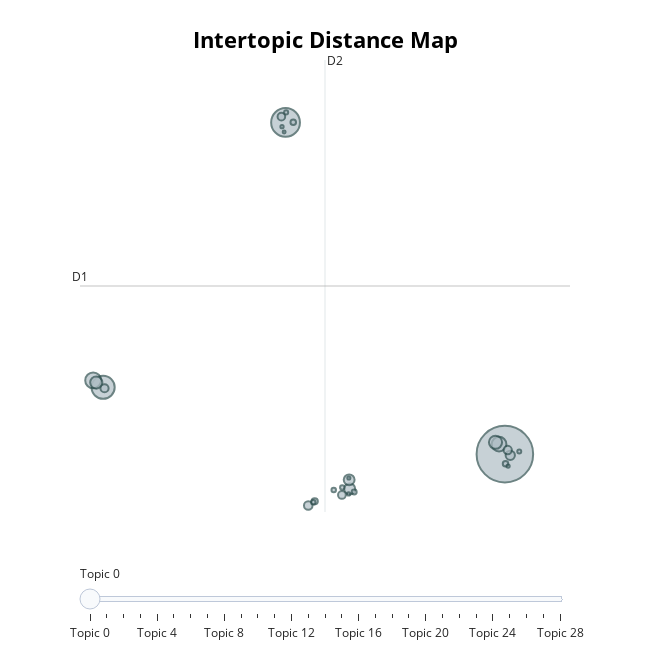

The code cell stored with this chart in its notebook:
### Code cell
neg_topic_model = neg_topic_model.reduce_topics(neg_docs, nr_topics=30)
neg_topic_model.visualize_topics()

### Figure 1 — Plotly figure (JSON) as saved in the notebook; plotly's stock layout.template omitted (floating-point values rounded to 4 significant figures)
{"data": [{"customdata": [[0, "enemy | boss | play | like | time", 3628], [1, "suck | shit | don | ass | fuck", 940], [2, "bad | series | play | terrible | good", 607], [3, "trash | garbage | refund | waste | money", 286], [4, "ban | server | online | multiplayer | fix", 244], [5, "save | screen | cloud | crash | fix", 196], [6, "dogshit | dog | poo | fart | shit", 168], [7, "demon | ganke | smelter | gank | dragon", 137], [8, "skip | edit | achievement | finish | play", 133], [9, "fromsoft | server | turn | darksouls | fromsoftware", 98], [10, "de | jogo | que | bir | en", 83], [11, "hitboxe | box | hit | hitbox | shitty", 78], [12, "hate | fucking | gamei | dislike | love", 76], [13, "cancer | pain | depression | give | masochist", 68], [14, "fun | boring | not | enime | hard", 66], [15, "sux | janky | jank | solaire | definition", 44], [16, "nah | nope | yes | dude | bru", 35], [17, "clunky | movement | compare | feel | bear", 34], [18, "iron | harvest | valley | irrrronrn | dranglic", 28], [19, "frigid | outskirt | google | lagswitch | cocksucke", 23], [20, "mid | middd | crem | asf | pinnacle", 22], [21, "amana | shrine | iron | amala | exile", 21], [22, "worth | price | dime | luckily | annoying", 19], [23, "adp | suck | strong | fkin | spambushe", 18], [24, "ass | staight | fucking | fuck | ", 12], [25, "adaptability | brrrrr | remotely | suffer | exist", 12], [26, "herald | emerald | tho | hngggg | toothed", 12], [27, "bore | boring | jus | ahh | little", 11], [28, "zzzzzzzzzzzzzzzzzzzzzzzzzzzzzzzz | wwwwwwwwwwwwwwwwwwwwwwwwwwwwwwwwwwwwwwwwwww | tmr | lllllllllllllllllllllllllllllllllllllllllllllllllllllllllllllllllllllllllllllllllllllllll | hhahahhahahaahaahahahahahahahahahahahahaha", 10]], "hovertemplate": "<b>Topic %{customdata[0]}</b><br>%{customdata[1]}<br>Size: %{customdata[2]}", "legendgroup": "", "marker": {"color": "#B0BEC5", "line": {"color": "DarkSlateGrey", "width": 2}, "size": [3628, 940, 607, 286, 244, 196, 168, 137, 133, 98, 83, 78, 76, 68, 66, 44, 35, 34, 28, 23, 22, 21, 19, 18, 12, 12, 12, 11, 10], "sizemode": "area", "sizeref": 2.268, "symbol": "circle"}, "mode": "markers", "name": "", "orientation": "v", "showlegend": false, "type": "scatter", "x": [14.63, 4.723, -3.517, -3.966, 14.36, 14.2, -3.826, 7.62, 7.595, 14.87, 5.748, 14.76, -3.453, 7.268, 4.534, 6.039, 5.07, 14.66, 7.822, 6.899, 5.973, 7.282, 4.749, 15.28, 4.563, 14.77, 7.57, 7.581, 4.659], "xaxis": "x", "y": [0.4872, 22.24, 4.87, 5.32, 1.143, 1.264, 5.18, -1.791, -1.196, 0.4102, -2.875, 0.7568, 4.806, -2.19, 22.61, -2.605, 22.24, -0.1498, -1.998, -1.864, -2.666, -1.699, 22.89, 0.6547, 21.96, -0.2913, -2.122, -1.078, 21.61], "yaxis": "y"}], "layout": {"annotations": [{"showarrow": false, "text": "D1", "x": -4.561, "y": 11.51, "yshift": 10}, {"showarrow": false, "text": "D2", "x": 6.504, "xshift": 10, "y": 26.33}], "height": 650, "hoverlabel": {"bgcolor": "white", "font": {"family": "Rockwell", "size": 16}}, "legend": {"itemsizing": "constant", "tracegroupgap": 0}, "margin": {"t": 60}, "shapes": [{"line": {"color": "#CFD8DC", "width": 2}, "type": "line", "x0": 6.504, "x1": 6.504, "y0": -3.307, "y1": 26.33}, {"line": {"color": "#9E9E9E", "width": 2}, "type": "line", "x0": -4.561, "x1": 17.57, "y0": 11.51, "y1": 11.51}], "sliders": [{"active": 0, "pad": {"t": 50}, "steps": [{"args": [{"marker.color": [["red", "#B0BEC5", "#B0BEC5", "#B0BEC5", "#B0BEC5", "#B0BEC5", "#B0BEC5", "#B0BEC5", "#B0BEC5", "#B0BEC5", "#B0BEC5", "#B0BEC5", "#B0BEC5", "#B0BEC5", "#B0BEC5", "#B0BEC5", "#B0BEC5", "#B0BEC5", "#B0BEC5", "#B0BEC5", "#B0BEC5", "#B0BEC5", "#B0BEC5", "#B0BEC5", "#B0BEC5", "#B0BEC5", "#B0BEC5", "#B0BEC5", "#B0BEC5"]]}], "label": "Topic 0", "method": "update"}, {"args": [{"marker.color": [["#B0BEC5", "red", "#B0BEC5", "#B0BEC5", "#B0BEC5", "#B0BEC5", "#B0BEC5", "#B0BEC5", "#B0BEC5", "#B0BEC5", "#B0BEC5", "#B0BEC5", "#B0BEC5", "#B0BEC5", "#B0BEC5", "#B0BEC5", "#B0BEC5", "#B0BEC5", "#B0BEC5", "#B0BEC5", "#B0BEC5", "#B0BEC5", "#B0BEC5", "#B0BEC5", "#B0BEC5", "#B0BEC5", "#B0BEC5", "#B0BEC5", "#B0BEC5"]]}], "label": "Topic 1", "method": "update"}, {"args": [{"marker.color": [["#B0BEC5", "#B0BEC5", "red", "#B0BEC5", "#B0BEC5", "#B0BEC5", "#B0BEC5", "#B0BEC5", "#B0BEC5", "#B0BEC5", "#B0BEC5", "#B0BEC5", "#B0BEC5", "#B0BEC5", "#B0BEC5", "#B0BEC5", "#B0BEC5", "#B0BEC5", "#B0BEC5", "#B0BEC5", "#B0BEC5", "#B0BEC5", "#B0BEC5", "#B0BEC5", "#B0BEC5", "#B0BEC5", "#B0BEC5", "#B0BEC5", "#B0BEC5"]]}], "label": "Topic 2", "method": "update"}, {"args": [{"marker.color": [["#B0BEC5", "#B0BEC5", "#B0BEC5", "red", "#B0BEC5", "#B0BEC5", "#B0BEC5", "#B0BEC5", "#B0BEC5", "#B0BEC5", "#B0BEC5", "#B0BEC5", "#B0BEC5", "#B0BEC5", "#B0BEC5", "#B0BEC5", "#B0BEC5", "#B0BEC5", "#B0BEC5", "#B0BEC5", "#B0BEC5", "#B0BEC5", "#B0BEC5", "#B0BEC5", "#B0BEC5", "#B0BEC5", "#B0BEC5", "#B0BEC5", "#B0BEC5"]]}], "label": "Topic 3", "method": "update"}, {"args": [{"marker.color": [["#B0BEC5", "#B0BEC5", "#B0BEC5", "#B0BEC5", "red", "#B0BEC5", "#B0BEC5", "#B0BEC5", "#B0BEC5", "#B0BEC5", "#B0BEC5", "#B0BEC5", "#B0BEC5", "#B0BEC5", "#B0BEC5", "#B0BEC5", "#B0BEC5", "#B0BEC5", "#B0BEC5", "#B0BEC5", "#B0BEC5", "#B0BEC5", "#B0BEC5", "#B0BEC5", "#B0BEC5", "#B0BEC5", "#B0BEC5", "#B0BEC5", "#B0BEC5"]]}], "label": "Topic 4", "method": "update"}, {"args": [{"marker.color": [["#B0BEC5", "#B0BEC5", "#B0BEC5", "#B0BEC5", "#B0BEC5", "red", "#B0BEC5", "#B0BEC5", "#B0BEC5", "#B0BEC5", "#B0BEC5", "#B0BEC5", "#B0BEC5", "#B0BEC5", "#B0BEC5", "#B0BEC5", "#B0BEC5", "#B0BEC5", "#B0BEC5", "#B0BEC5", "#B0BEC5", "#B0BEC5", "#B0BEC5", "#B0BEC5", "#B0BEC5", "#B0BEC5", "#B0BEC5", "#B0BEC5", "#B0BEC5"]]}], "label": "Topic 5", "method": "update"}, {"args": [{"marker.color": [["#B0BEC5", "#B0BEC5", "#B0BEC5", "#B0BEC5", "#B0BEC5", "#B0BEC5", "red", "#B0BEC5", "#B0BEC5", "#B0BEC5", "#B0BEC5", "#B0BEC5", "#B0BEC5", "#B0BEC5", "#B0BEC5", "#B0BEC5", "#B0BEC5", "#B0BEC5", "#B0BEC5", "#B0BEC5", "#B0BEC5", "#B0BEC5", "#B0BEC5", "#B0BEC5", "#B0BEC5", "#B0BEC5", "#B0BEC5", "#B0BEC5", "#B0BEC5"]]}], "label": "Topic 6", "method": "update"}, {"args": [{"marker.color": [["#B0BEC5", "#B0BEC5", "#B0BEC5", "#B0BEC5", "#B0BEC5", "#B0BEC5", "#B0BEC5", "red", "#B0BEC5", "#B0BEC5", "#B0BEC5", "#B0BEC5", "#B0BEC5", "#B0BEC5", "#B0BEC5", "#B0BEC5", "#B0BEC5", "#B0BEC5", "#B0BEC5", "#B0BEC5", "#B0BEC5", "#B0BEC5", "#B0BEC5", "#B0BEC5", "#B0BEC5", "#B0BEC5", "#B0BEC5", "#B0BEC5", "#B0BEC5"]]}], "label": "Topic 7", "method": "update"}, {"args": [{"marker.color": [["#B0BEC5", "#B0BEC5", "#B0BEC5", "#B0BEC5", "#B0BEC5", "#B0BEC5", "#B0BEC5", "#B0BEC5", "red", "#B0BEC5", "#B0BEC5", "#B0BEC5", "#B0BEC5", "#B0BEC5", "#B0BEC5", "#B0BEC5", "#B0BEC5", "#B0BEC5", "#B0BEC5", "#B0BEC5", "#B0BEC5", "#B0BEC5", "#B0BEC5", "#B0BEC5", "#B0BEC5", "#B0BEC5", "#B0BEC5", "#B0BEC5", "#B0BEC5"]]}], "label": "Topic 8", "method": "update"}, {"args": [{"marker.color": [["#B0BEC5", "#B0BEC5", "#B0BEC5", "#B0BEC5", "#B0BEC5", "#B0BEC5", "#B0BEC5", "#B0BEC5", "#B0BEC5", "red", "#B0BEC5", "#B0BEC5", "#B0BEC5", "#B0BEC5", "#B0BEC5", "#B0BEC5", "#B0BEC5", "#B0BEC5", "#B0BEC5", "#B0BEC5", "#B0BEC5", "#B0BEC5", "#B0BEC5", "#B0BEC5", "#B0BEC5", "#B0BEC5", "#B0BEC5", "#B0BEC5", "#B0BEC5"]]}], "label": "Topic 9", "method": "update"}, {"args": [{"marker.color": [["#B0BEC5", "#B0BEC5", "#B0BEC5", "#B0BEC5", "#B0BEC5", "#B0BEC5", "#B0BEC5", "#B0BEC5", "#B0BEC5", "#B0BEC5", "red", "#B0BEC5", "#B0BEC5", "#B0BEC5", "#B0BEC5", "#B0BEC5", "#B0BEC5", "#B0BEC5", "#B0BEC5", "#B0BEC5", "#B0BEC5", "#B0BEC5", "#B0BEC5", "#B0BEC5", "#B0BEC5", "#B0BEC5", "#B0BEC5", "#B0BEC5", "#B0BEC5"]]}], "label": "Topic 10", "method": "update"}, {"args": [{"marker.color": [["#B0BEC5", "#B0BEC5", "#B0BEC5", "#B0BEC5", "#B0BEC5", "#B0BEC5", "#B0BEC5", "#B0BEC5", "#B0BEC5", "#B0BEC5", "#B0BEC5", "red", "#B0BEC5", "#B0BEC5", "#B0BEC5", "#B0BEC5", "#B0BEC5", "#B0BEC5", "#B0BEC5", "#B0BEC5", "#B0BEC5", "#B0BEC5", "#B0BEC5", "#B0BEC5", "#B0BEC5", "#B0BEC5", "#B0BEC5", "#B0BEC5", "#B0BEC5"]]}], "label": "Topic 11", "method": "update"}, {"args": [{"marker.color": [["#B0BEC5", "#B0BEC5", "#B0BEC5", "#B0BEC5", "#B0BEC5", "#B0BEC5", "#B0BEC5", "#B0BEC5", "#B0BEC5", "#B0BEC5", "#B0BEC5", "#B0BEC5", "red", "#B0BEC5", "#B0BEC5", "#B0BEC5", "#B0BEC5", "#B0BEC5", "#B0BEC5", "#B0BEC5", "#B0BEC5", "#B0BEC5", "#B0BEC5", "#B0BEC5", "#B0BEC5", "#B0BEC5", "#B0BEC5", "#B0BEC5", "#B0BEC5"]]}], "label": "Topic 12", "method": "update"}, {"args": [{"marker.color": [["#B0BEC5", "#B0BEC5", "#B0BEC5", "#B0BEC5", "#B0BEC5", "#B0BEC5", "#B0BEC5", "#B0BEC5", "#B0BEC5", "#B0BEC5", "#B0BEC5", "#B0BEC5", "#B0BEC5", "red", "#B0BEC5", "#B0BEC5", "#B0BEC5", "#B0BEC5", "#B0BEC5", "#B0BEC5", "#B0BEC5", "#B0BEC5", "#B0BEC5", "#B0BEC5", "#B0BEC5", "#B0BEC5", "#B0BEC5", "#B0BEC5", "#B0BEC5"]]}], "label": "Topic 13", "method": "update"}, {"args": [{"marker.color": [["#B0BEC5", "#B0BEC5", "#B0BEC5", "#B0BEC5", "#B0BEC5", "#B0BEC5", "#B0BEC5", "#B0BEC5", "#B0BEC5", "#B0BEC5", "#B0BEC5", "#B0BEC5", "#B0BEC5", "#B0BEC5", "red", "#B0BEC5", "#B0BEC5", "#B0BEC5", "#B0BEC5", "#B0BEC5", "#B0BEC5", "#B0BEC5", "#B0BEC5", "#B0BEC5", "#B0BEC5", "#B0BEC5", "#B0BEC5", "#B0BEC5", "#B0BEC5"]]}], "label": "Topic 14", "method": "update"}, {"args": [{"marker.color": [["#B0BEC5", "#B0BEC5", "#B0BEC5", "#B0BEC5", "#B0BEC5", "#B0BEC5", "#B0BEC5", "#B0BEC5", "#B0BEC5", "#B0BEC5", "#B0BEC5", "#B0BEC5", "#B0BEC5", "#B0BEC5", "#B0BEC5", "red", "#B0BEC5", "#B0BEC5", "#B0BEC5", "#B0BEC5", "#B0BEC5", "#B0BEC5", "#B0BEC5", "#B0BEC5", "#B0BEC5", "#B0BEC5", "#B0BEC5", "#B0BEC5", "#B0BEC5"]]}], "label": "Topic 15", "method": "update"}, {"args": [{"marker.color": [["#B0BEC5", "#B0BEC5", "#B0BEC5", "#B0BEC5", "#B0BEC5", "#B0BEC5", "#B0BEC5", "#B0BEC5", "#B0BEC5", "#B0BEC5", "#B0BEC5", "#B0BEC5", "#B0BEC5", "#B0BEC5", "#B0BEC5", "#B0BEC5", "red", "#B0BEC5", "#B0BEC5", "#B0BEC5", "#B0BEC5", "#B0BEC5", "#B0BEC5", "#B0BEC5", "#B0BEC5", "#B0BEC5", "#B0BEC5", "#B0BEC5", "#B0BEC5"]]}], "label": "Topic 16", "method": "update"}, {"args": [{"marker.color": [["#B0BEC5", "#B0BEC5", "#B0BEC5", "#B0BEC5", "#B0BEC5", "#B0BEC5", "#B0BEC5", "#B0BEC5", "#B0BEC5", "#B0BEC5", "#B0BEC5", "#B0BEC5", "#B0BEC5", "#B0BEC5", "#B0BEC5", "#B0BEC5", "#B0BEC5", "red", "#B0BEC5", "#B0BEC5", "#B0BEC5", "#B0BEC5", "#B0BEC5", "#B0BEC5", "#B0BEC5", "#B0BEC5", "#B0BEC5", "#B0BEC5", "#B0BEC5"]]}], "label": "Topic 17", "method": "update"}, {"args": [{"marker.color": [["#B0BEC5", "#B0BEC5", "#B0BEC5", "#B0BEC5", "#B0BEC5", "#B0BEC5", "#B0BEC5", "#B0BEC5", "#B0BEC5", "#B0BEC5", "#B0BEC5", "#B0BEC5", "#B0BEC5", "#B0BEC5", "#B0BEC5", "#B0BEC5", "#B0BEC5", "#B0BEC5", "red", "#B0BEC5", "#B0BEC5", "#B0BEC5", "#B0BEC5", "#B0BEC5", "#B0BEC5", "#B0BEC5", "#B0BEC5", "#B0BEC5", "#B0BEC5"]]}], "label": "Topic 18", "method": "update"}, {"args": [{"marker.color": [["#B0BEC5", "#B0BEC5", "#B0BEC5", "#B0BEC5", "#B0BEC5", "#B0BEC5", "#B0BEC5", "#B0BEC5", "#B0BEC5", "#B0BEC5", "#B0BEC5", "#B0BEC5", "#B0BEC5", "#B0BEC5", "#B0BEC5", "#B0BEC5", "#B0BEC5", "#B0BEC5", "#B0BEC5", "red", "#B0BEC5", "#B0BEC5", "#B0BEC5", "#B0BEC5", "#B0BEC5", "#B0BEC5", "#B0BEC5", "#B0BEC5", "#B0BEC5"]]}], "label": "Topic 19", "method": "update"}, {"args": [{"marker.color": [["#B0BEC5", "#B0BEC5", "#B0BEC5", "#B0BEC5", "#B0BEC5", "#B0BEC5", "#B0BEC5", "#B0BEC5", "#B0BEC5", "#B0BEC5", "#B0BEC5", "#B0BEC5", "#B0BEC5", "#B0BEC5", "#B0BEC5", "#B0BEC5", "#B0BEC5", "#B0BEC5", "#B0BEC5", "#B0BEC5", "red", "#B0BEC5", "#B0BEC5", "#B0BEC5", "#B0BEC5", "#B0BEC5", "#B0BEC5", "#B0BEC5", "#B0BEC5"]]}], "label": "Topic 20", "method": "update"}, {"args": [{"marker.color": [["#B0BEC5", "#B0BEC5", "#B0BEC5", "#B0BEC5", "#B0BEC5", "#B0BEC5", "#B0BEC5", "#B0BEC5", "#B0BEC5", "#B0BEC5", "#B0BEC5", "#B0BEC5", "#B0BEC5", "#B0BEC5", "#B0BEC5", "#B0BEC5", "#B0BEC5", "#B0BEC5", "#B0BEC5", "#B0BEC5", "#B0BEC5", "red", "#B0BEC5", "#B0BEC5", "#B0BEC5", "#B0BEC5", "#B0BEC5", "#B0BEC5", "#B0BEC5"]]}], "label": "Topic 21", "method": "update"}, {"args": [{"marker.color": [["#B0BEC5", "#B0BEC5", "#B0BEC5", "#B0BEC5", "#B0BEC5", "#B0BEC5", "#B0BEC5", "#B0BEC5", "#B0BEC5", "#B0BEC5", "#B0BEC5", "#B0BEC5", "#B0BEC5", "#B0BEC5", "#B0BEC5", "#B0BEC5", "#B0BEC5", "#B0BEC5", "#B0BEC5", "#B0BEC5", "#B0BEC5", "#B0BEC5", "red", "#B0BEC5", "#B0BEC5", "#B0BEC5", "#B0BEC5", "#B0BEC5", "#B0BEC5"]]}], "label": "Topic 22", "method": "update"}, {"args": [{"marker.color": [["#B0BEC5", "#B0BEC5", "#B0BEC5", "#B0BEC5", "#B0BEC5", "#B0BEC5", "#B0BEC5", "#B0BEC5", "#B0BEC5", "#B0BEC5", "#B0BEC5", "#B0BEC5", "#B0BEC5", "#B0BEC5", "#B0BEC5", "#B0BEC5", "#B0BEC5", "#B0BEC5", "#B0BEC5", "#B0BEC5", "#B0BEC5", "#B0BEC5", "#B0BEC5", "red", "#B0BEC5", "#B0BEC5", "#B0BEC5", "#B0BEC5", "#B0BEC5"]]}], "label": "Topic 23", "method": "update"}, {"args": [{"marker.color": [["#B0BEC5", "#B0BEC5", "#B0BEC5", "#B0BEC5", "#B0BEC5", "#B0BEC5", "#B0BEC5", "#B0BEC5", "#B0BEC5", "#B0BEC5", "#B0BEC5", "#B0BEC5", "#B0BEC5", "#B0BEC5", "#B0BEC5", "#B0BEC5", "#B0BEC5", "#B0BEC5", "#B0BEC5", "#B0BEC5", "#B0BEC5", "#B0BEC5", "#B0BEC5", "#B0BEC5", "red", "#B0BEC5", "#B0BEC5", "#B0BEC5", "#B0BEC5"]]}], "label": "Topic 24", "method": "update"}, {"args": [{"marker.color": [["#B0BEC5", "#B0BEC5", "#B0BEC5", "#B0BEC5", "#B0BEC5", "#B0BEC5", "#B0BEC5", "#B0BEC5", "#B0BEC5", "#B0BEC5", "#B0BEC5", "#B0BEC5", "#B0BEC5", "#B0BEC5", "#B0BEC5", "#B0BEC5", "#B0BEC5", "#B0BEC5", "#B0BEC5", "#B0BEC5", "#B0BEC5", "#B0BEC5", "#B0BEC5", "#B0BEC5", "#B0BEC5", "red", "#B0BEC5", "#B0BEC5", "#B0BEC5"]]}], "label": "Topic 25", "method": "update"}, {"args": [{"marker.color": [["#B0BEC5", "#B0BEC5", "#B0BEC5", "#B0BEC5", "#B0BEC5", "#B0BEC5", "#B0BEC5", "#B0BEC5", "#B0BEC5", "#B0BEC5", "#B0BEC5", "#B0BEC5", "#B0BEC5", "#B0BEC5", "#B0BEC5", "#B0BEC5", "#B0BEC5", "#B0BEC5", "#B0BEC5", "#B0BEC5", "#B0BEC5", "#B0BEC5", "#B0BEC5", "#B0BEC5", "#B0BEC5", "#B0BEC5", "red", "#B0BEC5", "#B0BEC5"]]}], "label": "Topic 26", "method": "update"}, {"args": [{"marker.color": [["#B0BEC5", "#B0BEC5", "#B0BEC5", "#B0BEC5", "#B0BEC5", "#B0BEC5", "#B0BEC5", "#B0BEC5", "#B0BEC5", "#B0BEC5", "#B0BEC5", "#B0BEC5", "#B0BEC5", "#B0BEC5", "#B0BEC5", "#B0BEC5", "#B0BEC5", "#B0BEC5", "#B0BEC5", "#B0BEC5", "#B0BEC5", "#B0BEC5", "#B0BEC5", "#B0BEC5", "#B0BEC5", "#B0BEC5", "#B0BEC5", "red", "#B0BEC5"]]}], "label": "Topic 27", "method": "update"}, {"args": [{"marker.color": [["#B0BEC5", "#B0BEC5", "#B0BEC5", "#B0BEC5", "#B0BEC5", "#B0BEC5", "#B0BEC5", "#B0BEC5", "#B0BEC5", "#B0BEC5", "#B0BEC5", "#B0BEC5", "#B0BEC5", "#B0BEC5", "#B0BEC5", "#B0BEC5", "#B0BEC5", "#B0BEC5", "#B0BEC5", "#B0BEC5", "#B0BEC5", "#B0BEC5", "#B0BEC5", "#B0BEC5", "#B0BEC5", "#B0BEC5", "#B0BEC5", "#B0BEC5", "red"]]}], "label": "Topic 28", "method": "update"}]}], "title": {"font": {"color": "Black", "size": 22}, "text": "<b>Intertopic Distance Map</b>", "x": 0.5, "xanchor": "center", "y": 0.95, "yanchor": "top"}, "width": 650, "xaxis": {"anchor": "y", "domain": [0, 1], "range": [-4.561, 17.57], "title": {"text": ""}, "visible": false}, "yaxis": {"anchor": "x", "domain": [0, 1], "range": [-3.307, 26.33], "title": {"text": ""}, "visible": false}}}
